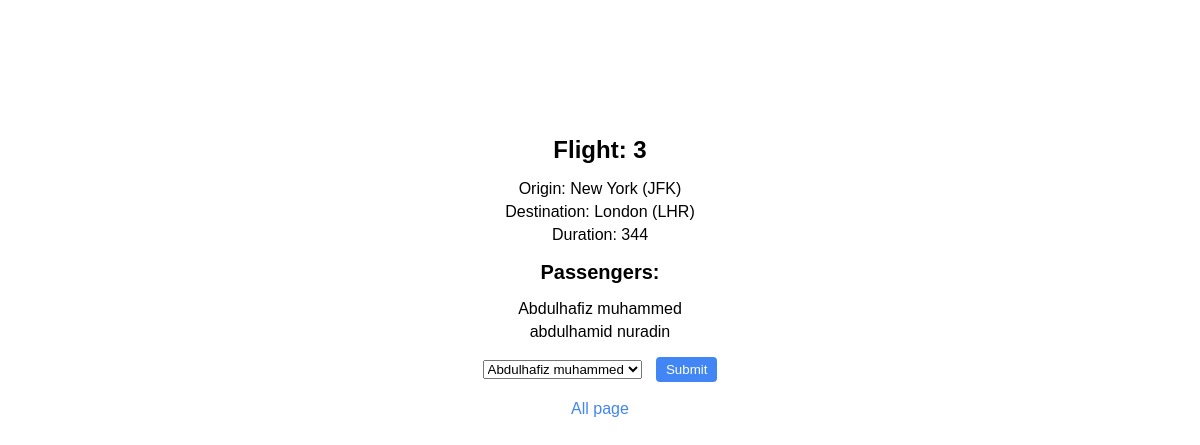
The page /flights/flight/3 on the database its author committed.
### flights/models.py (models this page shows, shortened)
class Flight(models.Model):
    origin =models.ForeignKey(Airport, on_delete=models.CASCADE, related_name="departures")
    destination =models.ForeignKey(Airport, on_delete=models.CASCADE, related_name="arrivals")
    duration = models.IntegerField()

class Airport(models.Model):
    code = models.CharField(max_length=3)
    city = models.CharField(max_length=64)
    def __str__(self):
        return f"{self.city} ({self.code})"

class Passanger(models.Model):
    first_name = models.CharField(max_length=64)
    Last_name = models.CharField(max_length=64)
    flights = models.ManyToManyField(Flight, blank=True, related_name="passengers")
    def __str__(self):
        return f"{self.first_name} {self.Last_name}"

### flights/views.py (the view)
# urls.py: path('flight/<int:number>', views.flight, name="flight"),
def flight(request, number):
    flight = Flight.objects.get(pk=number)
    passengers = flight.passengers.all()
    non_passenger = Passanger.objects.exclude(flights=flight).all()
    return render(request, "flights/flight.html",{
        "flight": flight,
        "passengers": passengers,
        "non_passengers": non_passenger
    })

### flights/templates/flights/flight.html (shortened to what this page needs)
{% extends "flights/layout.html" %}
{% block body %}
<h1 style="text-align: center;">Flight: {{ flight.id }}</h1>
<ul>
    <li>Origin: {{ flight.origin }}</li>
    <li>Destination: {{ flight.destination }}</li>
    <li>Duration: {{ flight.duration }}</li>
</ul>
<h2 style="text-align: center;">Passengers:</h2>
<ul>
    {% for passenger in passengers %}
        <li>{{passenger}}</li>
    {% empty %}
        <li>No passenger</li>
    {% endfor %}
</ul>
<form action="{% url 'flights:book' flight.id %}" method="post">
    <select name="passenger" id="">
        {% for passenger in non_passengers %}
            <option value="{{ passenger.id }}">{{ passenger }}</option>
        {% endfor %}
    </select>
    <input type="submit">
</form>
<br>
<a href="{% url 'flights:index' %}">All page</a>
{% endblock %}

### flights/static/flights/styles.css (style rules this page uses)
body { font-family: Arial, sans-serif; margin: 0; padding: 0; height: 100vh; text-align: center; align-items: center; padding-left: 40%; padding-right: 40%; padding-top: 10%; }
h1 { font-size: 24px; }
h2 { font-size: 20px; }
ul { list-style-type: none; padding: 0; }
li { margin-bottom: 5px; }
form { margin-top: 10px; }
select { margin-right: 10px; }
input[type=submit] { background-color: #4285f4; color: white; padding: 5px 10px; border: none; border-radius: 4px; cursor: pointer; }
a { color: #4285f4; text-decoration: none; }

### rows shown on the page
Flight: id "3", origin "New York (JFK)", destination "London (LHR)", duration "344"
Passanger: first_name+Last_name "Abdulhafiz muhammed"
Passanger: first_name+Last_name "abdulhamid nuradin"

### other values the page prints
form field passenger "Abdulhafiz muhammed"
